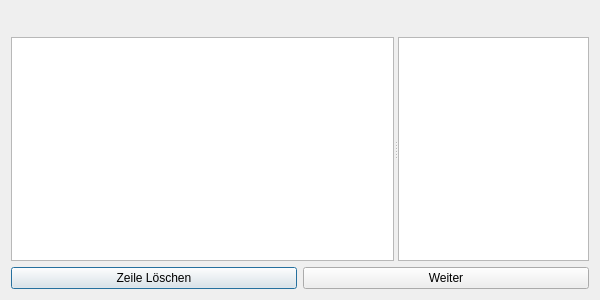
<?xml version="1.0" encoding="UTF-8"?>
<ui version="4.0">
 <class>DlgDatabaseCleaner</class>
 <widget class="QDialog" name="DlgDatabaseCleaner">
  <property name="geometry">
   <rect>
    <x>0</x>
    <y>0</y>
    <width>600</width>
    <height>300</height>
   </rect>
  </property>
  <property name="minimumSize">
   <size>
    <width>600</width>
    <height>300</height>
   </size>
  </property>
  <property name="windowTitle">
   <string>Datenbank bereinigen</string>
  </property>
  <layout class="QVBoxLayout" name="verticalLayout">
   <item>
    <layout class="QHBoxLayout" name="horizontalLayout_2">
     <item>
      <widget class="QLabel" name="lblTitle"/>
     </item>
     <item>
      <widget class="QLabel" name="lblModel"/>
     </item>
     <item>
      <spacer name="horizontalSpacer">
       <property name="orientation">
        <enum>Qt::Horizontal</enum>
       </property>
       <property name="sizeHint" stdset="0">
        <size>
         <width>40</width>
         <height>20</height>
        </size>
       </property>
      </spacer>
     </item>
    </layout>
   </item>
   <item>
    <widget class="QSplitter" name="splitter">
     <property name="sizePolicy">
      <sizepolicy hsizetype="Expanding" vsizetype="Expanding">
       <horstretch>0</horstretch>
       <verstretch>0</verstretch>
      </sizepolicy>
     </property>
     <property name="orientation">
      <enum>Qt::Horizontal</enum>
     </property>
     <widget class="TableView" name="tableView">
      <property name="sizePolicy">
       <sizepolicy hsizetype="Expanding" vsizetype="Expanding">
        <horstretch>2</horstretch>
        <verstretch>0</verstretch>
       </sizepolicy>
      </property>
      <property name="alternatingRowColors">
       <bool>true</bool>
      </property>
      <property name="selectionBehavior">
       <enum>QAbstractItemView::SelectRows</enum>
      </property>
      <property name="wordWrap">
       <bool>false</bool>
      </property>
      <attribute name="verticalHeaderVisible">
       <bool>false</bool>
      </attribute>
     </widget>
     <widget class="TableView" name="tableViewIds">
      <property name="sizePolicy">
       <sizepolicy hsizetype="Expanding" vsizetype="Expanding">
        <horstretch>1</horstretch>
        <verstretch>0</verstretch>
       </sizepolicy>
      </property>
      <property name="editTriggers">
       <set>QAbstractItemView::NoEditTriggers</set>
      </property>
      <property name="alternatingRowColors">
       <bool>true</bool>
      </property>
      <property name="wordWrap">
       <bool>false</bool>
      </property>
      <attribute name="horizontalHeaderStretchLastSection">
       <bool>true</bool>
      </attribute>
      <attribute name="verticalHeaderVisible">
       <bool>false</bool>
      </attribute>
     </widget>
    </widget>
   </item>
   <item>
    <layout class="QHBoxLayout" name="horizontalLayout">
     <item>
      <widget class="QPushButton" name="btnDelete">
       <property name="text">
        <string>Zeile Löschen</string>
       </property>
      </widget>
     </item>
     <item>
      <widget class="QPushButton" name="btnWeiter">
       <property name="text">
        <string>Weiter</string>
       </property>
      </widget>
     </item>
    </layout>
   </item>
  </layout>
 </widget>
 <customwidgets>
  <customwidget>
   <class>TableView</class>
   <extends>QTableView</extends>
   <header>widgets/tableview.h</header>
  </customwidget>
 </customwidgets>
 <resources/>
 <connections/>
</ui>
